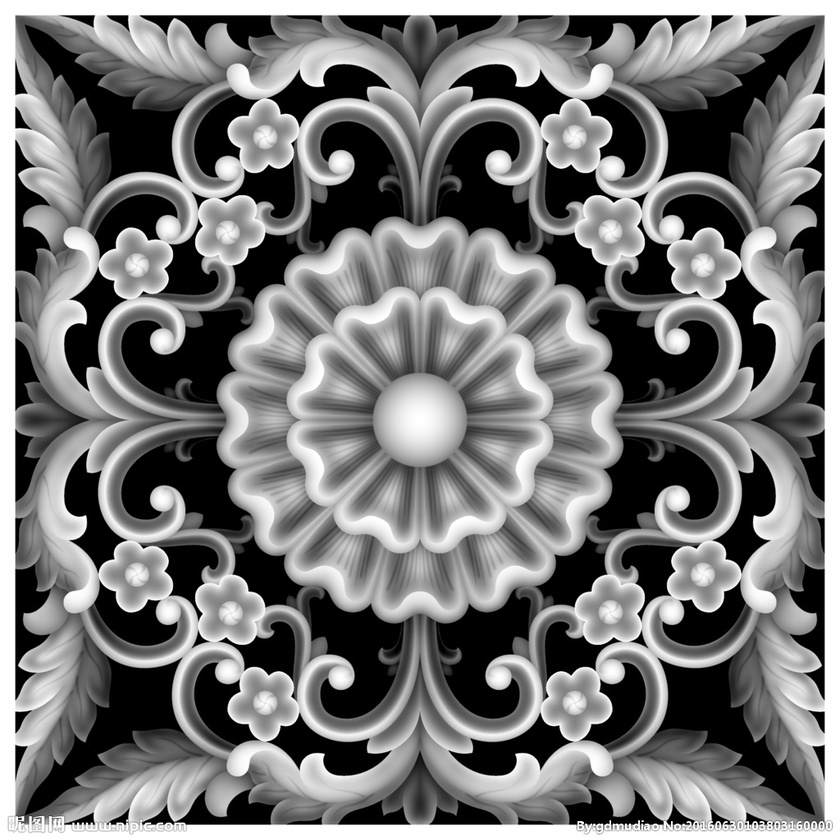
#> input picture images/gray.jpg, 840 x 840 px, shrunk from 1024 x 1024 before the run
$ jupyter execute 11_threshold_normalize.ipynb   (older library calls are emulated)
#> lines starting #> are read from the running program, lines starting #| are printed output that depends on the picture; after the words box and inside, x2 and y2 are one past the last pixel; in counts of white or black regions, pixels touching at a corner belong together
https://blog.csdn.net/weixin_42296411/article/details/80901080

[cell 1]
import numpy as np
import cv2
from PIL import Image
import skimage
import matplotlib.pyplot as plt

[cell 2]
image = cv2.imread("../images/gray.jpg", flags=0)
#> image is the input picture: shape (840, 840); min 0, max 255, mean 119.9
plt.imshow(image, cmap="gray")

# cv2.threshold

type:
- THRESH_BINARY
- THRESH_BINARY_INV      BINARY的负片
- THRESH_TRUNC           设置上限，大于上限的等于上限
- THRESH_TOZERO          大于上限不变,小于下限的变为0,如果限制为0,则可以让最小值为0
- THRESH_TOZERO_INV      TOZERO的负片
- THRESH_MASK
- THRESH_OTSU	        不支持32位
- THRESH_TRIANGLE	    不支持32位

type可以组合使用: `type=cv2.THRESH_BINARY_INV + cv2.THRESH_OTSU`

[cell 3]
retval, binary = cv2.threshold(
    src=image,
    thresh=150, # 阈值
    maxval=255, # dst图像中最大值 只对 THRESH_BINARY 和 THRESH_BINARY_INV 有效果
    type=cv2.THRESH_BINARY,
)
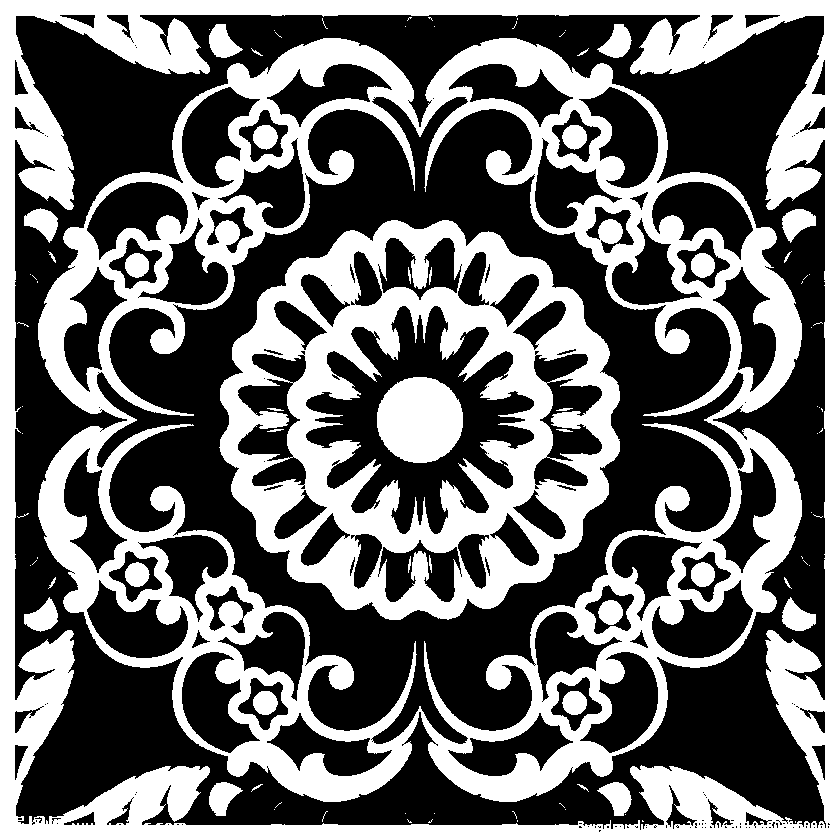
#> binary: shape (840, 840); 41.7% white; 88 white regions (51 under 20 px), largest, box (x1, y1, x2, y2) and area: (38, 38, 802, 802) 123005, (0, 0, 840, 840) 88399, (219, 220, 620, 620) 66704
print(retval)
plt.imshow(binary, cmap="gray")

[cell 4]
retval, binary_inv = cv2.threshold(
    src=image,
    thresh=150, # 阈值
    maxval=255, # dst图像中最大值 只对 THRESH_BINARY 和 THRESH_BINARY_INV 有效果
    type=cv2.THRESH_BINARY_INV,
)
print(retval)
plt.imshow(binary_inv, cmap="gray")

[cell 5]
retval, trunc = cv2.threshold(
    src=image,
    thresh=150, # 阈值
    maxval=255, # dst图像中最大值 只对 THRESH_BINARY 和 THRESH_BINARY_INV 有效果
    type=cv2.THRESH_TRUNC,
)
print(retval)
plt.imshow(trunc, cmap="gray")

[cell 6]
retval, tozero = cv2.threshold(
    src=image,
    thresh=150, # 阈值
    maxval=255, # dst图像中最大值 只对 THRESH_BINARY 和 THRESH_BINARY_INV 有效果
    type=cv2.THRESH_TOZERO,
)
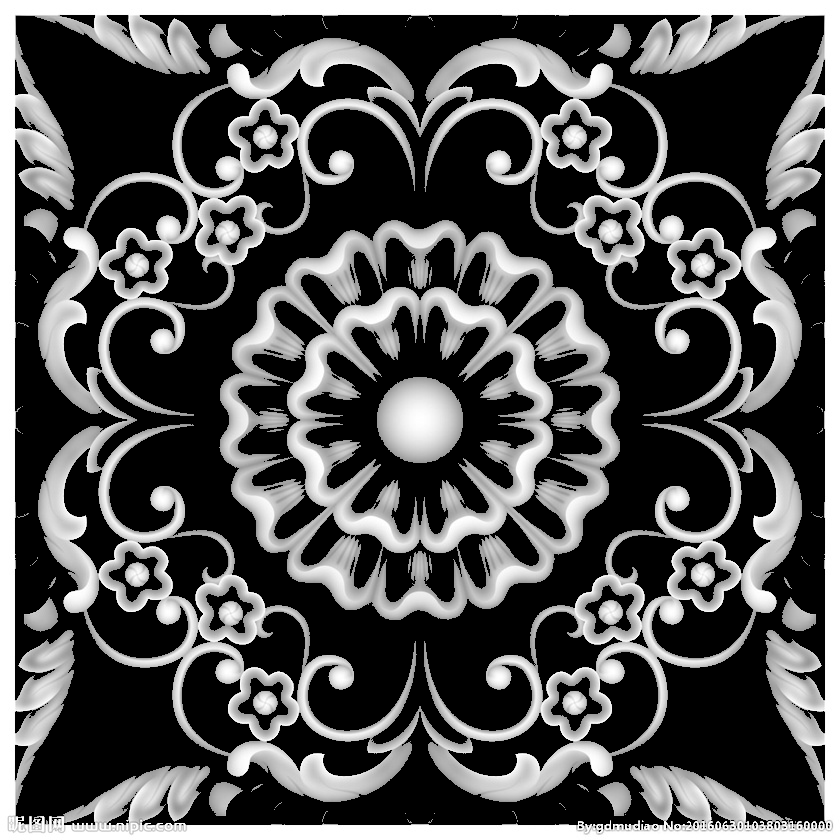
#> tozero: shape (840, 840); min 0, max 255, mean 85.3
print(retval)
plt.imshow(tozero, cmap="gray")

[cell 7]
retval, tozero_inv = cv2.threshold(
    src=image,
    thresh=150, # 阈值
    maxval=255, # dst图像中最大值 只对 THRESH_BINARY 和 THRESH_BINARY_INV 有效果
    type=cv2.THRESH_TOZERO_INV,
)
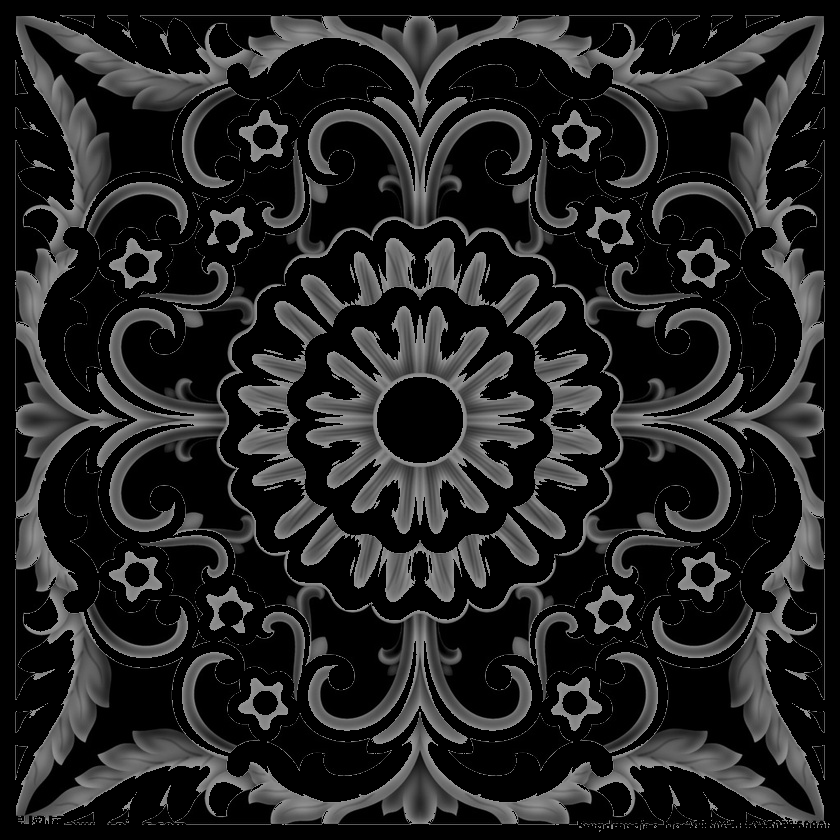
#> tozero_inv: shape (840, 840); min 0, max 150, mean 34.6
print(retval)
plt.imshow(tozero_inv, cmap="gray")

[cell 8]
retval, otsu = cv2.threshold(
    src=image,
    thresh=150, # 阈值
    maxval=255, # dst图像中最大值 只对 THRESH_BINARY 和 THRESH_BINARY_INV 有效果
    type=cv2.THRESH_OTSU,
)
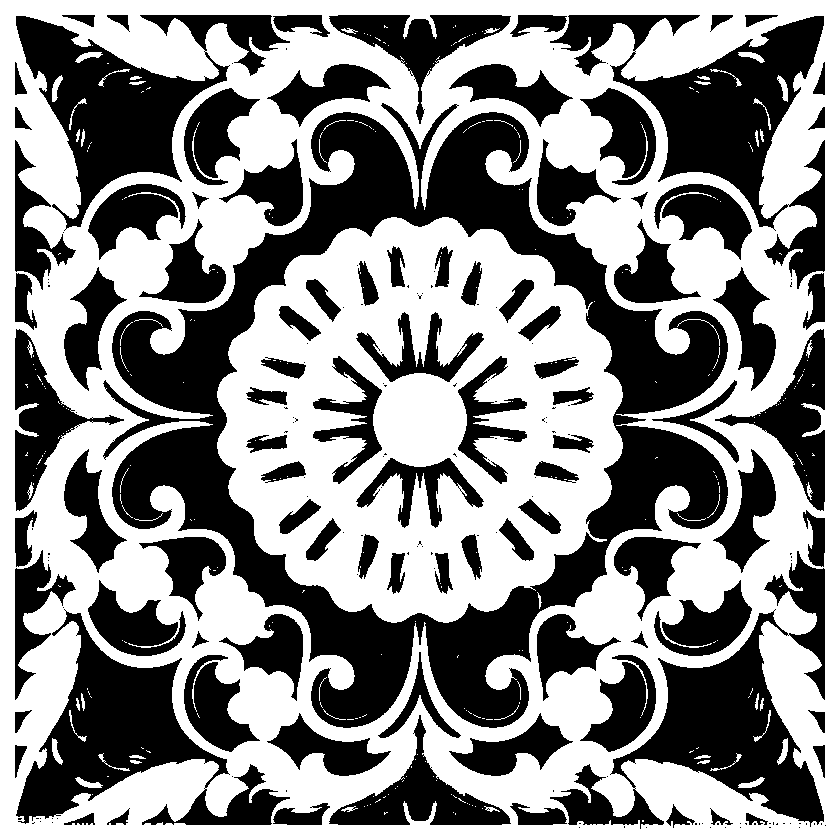
#> otsu: shape (840, 840); 54.3% white; 209 black regions (115 under 20 px), largest, box (x1, y1, x2, y2) and area: (103, 103, 728, 728) 94136, (550, 15, 825, 289) 22881, (550, 551, 825, 829) 22464
#> retval = 113
print(retval)
#| 113.0
plt.imshow(otsu, cmap="gray")

[cell 9]
retval, triangle = cv2.threshold(
    src=image,
    thresh=150, # 阈值
    maxval=255, # dst图像中最大值 只对 THRESH_BINARY 和 THRESH_BINARY_INV 有效果
    type=cv2.THRESH_TRIANGLE,
)
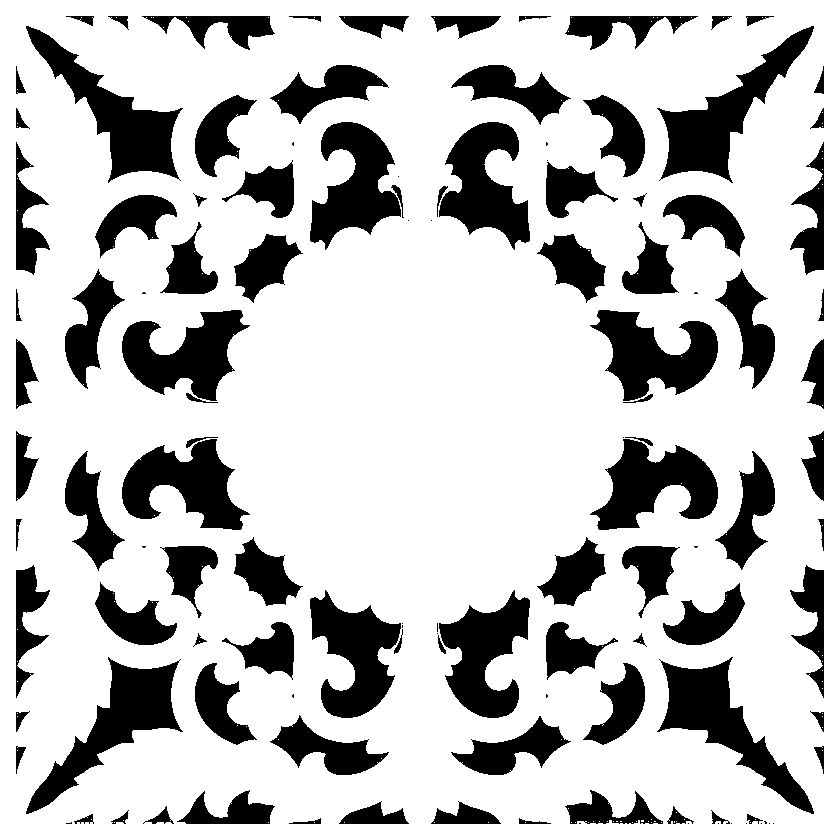
#> triangle: shape (840, 840); 76% white; 120 black regions (27 under 20 px), largest, box (x1, y1, x2, y2) and area: (26, 657, 183, 814) 7069, (26, 26, 183, 183) 7067, (657, 26, 814, 183) 7064
#> retval = 7
plt.imshow(triangle, cmap="gray")

[cell 10]
retval, mask = cv2.threshold(
    src=image,
    thresh=150, # 阈值
    maxval=255, # dst图像中最大值 只对 THRESH_BINARY 和 THRESH_BINARY_INV 有效果
    type=cv2.THRESH_MASK,
)
#> mask: shape (840, 840); every value is 0
print(retval)
plt.imshow(mask, cmap="gray")

[cell 11]
retval, mask = cv2.threshold(
    src=image,
    thresh=0, # 阈值
    maxval=255, # dst图像中最大值 只对 THRESH_BINARY 和 THRESH_BINARY_INV 有效果
    type=cv2.THRESH_BINARY_INV + cv2.THRESH_OTSU,   # 可以组合使用
)
#> retval = 113
print(retval)
#| 113.0
plt.imshow(mask, cmap="gray")

# cv2.adaptiveThreshold

[cell 12]
mean = cv2.adaptiveThreshold(
    src=image,
    maxValue=55,                                # 给像素赋予的满足阈值类型的非零值
    adaptiveMethod=cv2.ADAPTIVE_THRESH_MEAN_C,  # 用于指定自适应阈值的算法，具体可以查看adaptiveThresholdTypes给出的具体内容，简要内容如下：
                                                #   ADAPTIVE_THRESH_MEAN_C: 阈值时由blockSize确定的像素(x, y)在blockSize x blockSize范围内的邻域像素值减参数C得到的平均值
                                                #   ADAPTIVE_THRESH_GAUSSIAN_C: 阈值是blockSize x blockSize领域范围内减去C后的加权和。默认的sigma用于指定的blockSize，可通过getGaussianKernel查看详细信息。
    thresholdType=cv2.THRESH_BINARY,            # 阈值类型，其取值有两种类型分别是 THRESH_BINARY,THRESH_BINARY_INV
    blockSize=3,                                # 用于计算阈值大小的像素邻域尺寸，取值为3\5\7……
    C=10,                                       # 自适应阈值算法中减去的常数值，通常是正数，在极少情况下式0或负值
)
#> mean: shape (840, 840); values 0 (black) and 55 (white), 95% white; black in thin lines or dots
plt.imshow(mean, cmap="gray")

[cell 13]
gaussian = cv2.adaptiveThreshold(
    src=image,
    maxValue=55,                                    # 给像素赋予的满足阈值类型的非零值
    adaptiveMethod=cv2.ADAPTIVE_THRESH_GAUSSIAN_C,  # 用于指定自适应阈值的算法，具体可以查看adaptiveThresholdTypes给出的具体内容，简要内容如下：
                                                    #   ADAPTIVE_THRESH_MEAN_C: 阈值时由blockSize确定的像素(x, y)在blockSize x blockSize范围内的邻域像素值减参数C得到的平均值
                                                    #   ADAPTIVE_THRESH_GAUSSIAN_C: 阈值是blockSize x blockSize领域范围内减去C后的加权和。默认的sigma用于指定的blockSize，可通过getGaussianKernel查看详细信息。
    thresholdType=cv2.THRESH_BINARY,                # 阈值类型，其取值有两种类型分别是 THRESH_BINARY,THRESH_BINARY_INV
    blockSize=3,                                    # 用于计算阈值大小的像素邻域尺寸，取值为3\5\7……
    C=10,                                           # 自适应阈值算法中减去的常数值，通常是正数，在极少情况下式0或负值
)
#> gaussian: shape (840, 840); values 0 (black) and 55 (white), 95.8% white; black in thin lines or dots
plt.imshow(gaussian, cmap="gray")

# 缩放范围

归一化就是把要处理的数据经过某种算法的处理限制在所需要的范围内。

首先归一化是为了后面数据处理的方便，其次归一化能够保证程序运行时收敛加快。

归一化的具体作用是归纳同意样本的统计分布性，归一化在0-1之间是统计的概率分布，

归一化在某个区间上是统计的坐标分布，在机器学习算法的数据预处理阶段，归一化也是非常重要的步骤。

## normalize

norm_type = NORM_L2
- NORM_INF: 归一化数组的C-范数(绝对值的最大值)
- NORM_L1: 归一化数组的L1-范数(绝对值的和)
- NORM_L2: 归一化数组的L2-范数(欧几里得)
- NORM_MINMAX: 数组的数值被平移或缩放到一个指定的范围，线性归一化，一般较常用

[cell 14]
image_normalize1 = cv2.normalize(
    src=image,
    dst=None,
    alpha=50,   # 缩放到50~200之间
    beta=200,
    norm_type=cv2.NORM_MINMAX,
    dtype=cv2.CV_32FC1,     # 当该参数为负数时，输出数组的类型与输入数组的类型相同
)
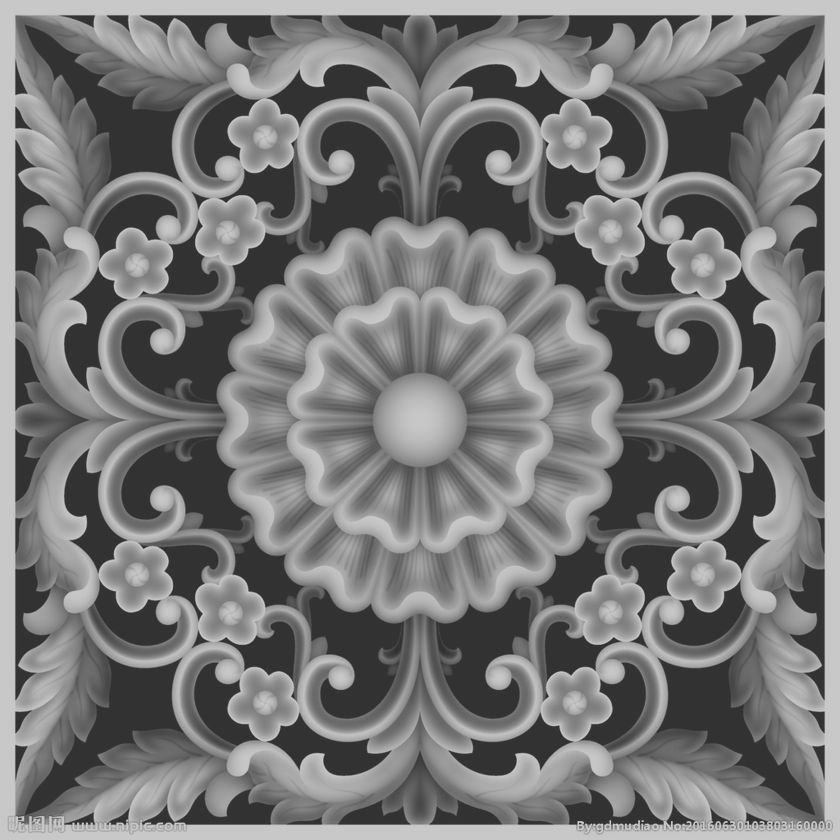
#> image_normalize1: shape (840, 840) float32; min 50, max 200, mean 120.5
# 线性缩放
print(image_normalize1.min(), image_normalize1.max())
#| 50.0 200.0
plt.imshow(image_normalize1, cmap="gray")

### 手动缩放

[cell 15]
image_normalize_manual1 = image / 255 * (200 - 50) + 50 # 先归一化,再调整scale,最后加上bias
print(image_normalize_manual1.min(), image_normalize_manual1.max())
#| 50.0 200.0
plt.imshow(image_normalize_manual1, cmap="gray")

## 归一化

[cell 16]
image_normalize2 = cv2.normalize(
    src=image,
    dst=None,
    alpha=0,    # 缩放到0~1之间
    beta=1,
    norm_type=cv2.NORM_MINMAX,
    dtype=cv2.CV_32FC1,   # 当该参数为负数时，输出数组的类型与输入数组的类型相同
)
# 线性缩放
print(image_normalize2.min(), image_normalize2.max())
#| 0.0 1.0
plt.imshow(image_normalize2, cmap="gray")

### 手动归一化

[cell 17]
image_normalize_manual1 = image / 255
print(image_normalize_manual1.min(), image_normalize_manual1.max())
#| 0.0 1.0
plt.imshow(image_normalize_manual1, cmap="gray")

[cell 18]
image_normalize3 = cv2.normalize(
    src=image_normalize2,
    dst=None,
    alpha=0,
    beta=255,
    norm_type=cv2.NORM_MINMAX,
    dtype=cv2.CV_8UC1,   # 当该参数为负数时，输出数组的类型与输入数组的类型相同
)
# 线性缩放
print(image_normalize3.min(), image_normalize3.max())
#| 0 255
plt.imshow(image_normalize3, cmap="gray")
